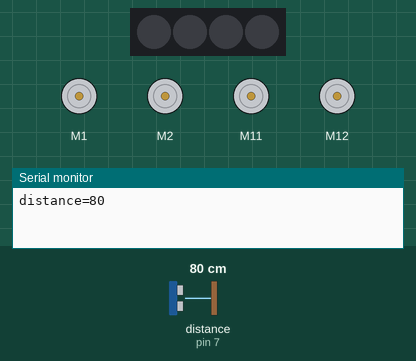
Recording of a sketch running on a simulated Arduino Uno, built with avr-gcc and run on an emulated ATmega328P. Shown: 4 × DC motor (green arrow = forward, orange = backward, longer = faster), 4 RGB LEDs in strip order, left to right, the last lines printed to the serial monitor. Inputs (shaded band) come from the test bench; at power-on: distance to the obstacle (sensor on pin 7) 80 cm. Dim RGB values are drawn brighter than linear.

Above: at 1.2 s.
1.3 s: distance to the obstacle (sensor on pin 7) set to 23 cm
3.2 s: distance to the obstacle (sensor on pin 7) set to 19 cm
At 4.2 s:
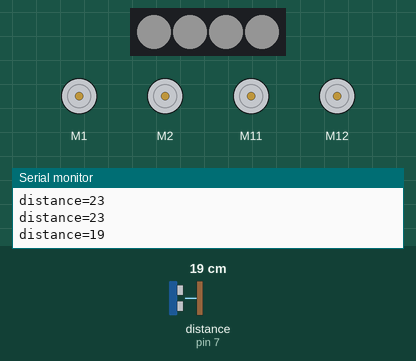
At 7.1 s:
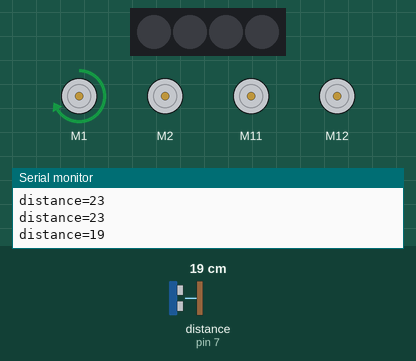
Timing chart, 0 to 12.2 s (numbered marks = the images above; inputs shaded):
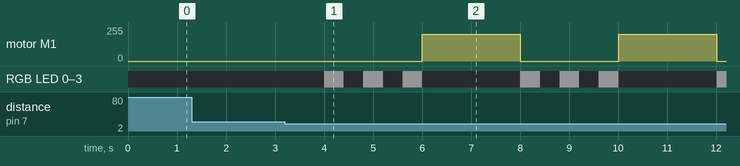

The sketch:

arduinoMindwave.ino
```cpp
#include "MeOrion.h"

//attachments
MeRGBLed led(PORT_3);
MeDCMotor Motor1(M1);
MeDCMotor Motor2(M2);
MeDCMotor Hand(PORT_1);
MeDCMotor Arm(PORT_2);
MeTemperature myTemp(PORT_8, SLOT2);
MeUltrasonicSensor ultraSensor(PORT_7); /* Ultrasonic module can ONLY be connected to port 3, 4, 6, 7, 8 of base shield. */

//DECLARE VARIALBLES

//messages from node
String input;

//robot arm
boolean handPosition = false;
int handSpeed = 200;

/*
//temperature
int tempTimer = 0;
int lastTempTimer = 0;
int tempDelta = 0;
*/

//ultrasonic sensor
int distanceTimer = 0;

int lastDistanceTimer = 0;
int distanceDelta = 0;

boolean distanceTooShort = false;

void setup()
{
Serial.begin(9600);
Serial.setTimeout(10);
}

void loop()
{
  //checkTemp(10000);
  checkDistance(1000);

  input = "";

  if(distanceTooShort)
  {
    //prevent the robot from hitting a wall!
    stopRobot();
    blinkLights(20, 20, 20);
    turnLeft();
    return;
  }

  if(Serial.available() > 0)
  {
      input = Serial.readStringUntil('\n');
  }

  //Serial.println(input); //for debugging only

  if(input == "stop")
  {
    blinkLights(20, 0, 0);
    stopRobot();
  }

  if(input == "circle")
  {
    blinkLights(20, 0, 20);
    circle();
  }

  if(input == "forward")
  {
    blinkLights(0, 20, 0);
    driveForward();
  }

  if(input == "backward")
  {
    blinkLights(20, 20, 0);
    driveBackward();
  }

  if(input == "left")
  {
    blinkLights(0, 20, 20);
    turnLeft();
  }

  if(input == "right")
  {
    blinkLights(0, 20, 20);
    turnRight();
  }

  if(input == "openHand")
  {
    blinkLights(20, 50, 20);
    openHand();
  }

  if(input == "closeHand")
  {
    blinkLights(50, 20, 20);
    closeHand();
  }

  if(input == "raiseArm")
  {
    blinkLights(40, 30, 20);
    raiseArm();
  }

  if(input == "lowerArm")
  {
    blinkLights(20, 30, 40);
    lowerArm();
  }

  if(input == "toggleHand")
  {
    blinkLights(30, 40, 20);
    //toggleHand();
    openHand();
    lowerArm();
    closeHand();
    raiseArm();
  }

  /* //this works but we can only receive/process so much data at once over the port *
  if(input.startsWith("attention="))
  {
    String withoutPrefix = input.substring(10);
    int attentionValue = withoutPrefix.toInt();
    led.setColorAt(0, attentionValue, 0, 0);
    led.show();
  }

  if(input.startsWith("meditation="))
  {
    String withoutPrefix = input.substring(11);
    int meditationValue = withoutPrefix.toInt();
    led.setColorAt(1, 0, 0, meditationValue);
    led.show();
  }
  /**/

  /* // this was testing with *
  if(input == "red")
  {
    setAllLights(20, 0, 0);
    Motor1.run(50);
    Motor2.run(50);
    return;
  }

  if(input == "green")
  {
    setAllLights(0, 20, 0);
    //HandAngle.run(-100);
    delay(1000);
    //HandAngle.stop();
    toggleHand();
    return;
  }

  if(input == "blue")
  {
    setAllLights(0, 0, 20);
    Motor1.run(50);
    Motor2.run(0);
    return;
  }

  if(input == "purple")
  {
    setAllLights(20, 20, 20);
    Motor1.run(50);
    Motor2.run(20);
    return;
  }

  if(input == "teal")
  {
    setAllLights(0, 20, 20);
    Motor1.stop();
    Motor2.stop();
    return;
  }

  if(input == "yellow")
  {
    setAllLights(20, 20, 0);
    return;
  }

  if(input == "white")
  {
    setAllLights(10, 10, 10);
    Motor1.stop();
    Motor2.stop();
    return;
  } else {
    setAllLights(0, 0, 0);
    Motor1.stop();
    Motor2.stop();
  }
  /**/
}

/*
void checkTemp(int interval)
{
  //write temperature about every 2 seconds
  tempTimer = millis();
  tempDelta = tempTimer-lastTempTimer;
  if(tempDelta >= interval) {
    String prefix = "temp=";
    int sensorValue = myTemp.temperature();
    Serial.println(prefix + sensorValue);
    lastTempTimer = tempTimer;
  }
}
*/

void checkDistance(int interval)
{
  distanceTimer = millis();
  distanceDelta = distanceTimer-lastDistanceTimer;
  if(distanceDelta >= interval) {
    String prefix = "distance=";
    int sensorValue = ultraSensor.distanceCm();
    Serial.println(prefix + sensorValue);
    lastDistanceTimer = distanceTimer;
    distanceTooShort = sensorValue > 0 && sensorValue <= 20;
  }
}

void setAllLights(int r, int g, int b)
{
    led.setColorAt(0, r, g, b);
    led.setColorAt(1, r, g, b);
    led.setColorAt(2, r, g, b);
    led.setColorAt(3, r, g, b);
    led.show();
}

void blinkLights(int r, int g, int b)
{
  setAllLights(r, g, b);
  delay(400);
  setAllLights(0, 0, 0);
  delay(400);
  setAllLights(r, g, b);
  delay(400);
  setAllLights(0, 0, 0);
  delay(400);
  setAllLights(r, g, b);
  delay(400);
  setAllLights(0, 0, 0);
}

void driveForward()
{
    Motor1.run(200);
    Motor2.run(200);
}

void driveBackward()
{
    Motor1.run(-200);
    Motor2.run(-200);
}

void circle()
{
    Motor1.run(150);
    Motor2.run(250);
}

void turnLeft()
{
    Motor2.stop();
    Motor1.run(200);
    delay(2000);
    Motor1.stop();
}

void turnRight()
{
    Motor1.stop();
    Motor2.run(200);
    delay(2000);
    Motor2.stop();
}

void stopRobot()
{
  Motor1.stop();
  Motor2.stop();
  Hand.stop();
  Arm.stop();
}

void raiseArm()
{
  Arm.run(-200);
  delay(2200);
  Arm.stop();
}

void lowerArm()
{
  Arm.run(200);
  delay(2000);
  Arm.stop();
}

void openHand()
{
  Hand.run(-handSpeed);
  delay(2000);
  Hand.stop();
}

void closeHand()
{
  Hand.run(handSpeed);
  delay(2000);
  Hand.stop();
}

void toggleHand()
{
  if(handPosition)
  {
    Hand.run(-handSpeed);
    delay(2000);
    Hand.stop();
    handPosition = !handPosition;
  } else {
    Hand.run(handSpeed);
    delay(2000);
    Hand.stop();
    handPosition = !handPosition;
  }
}
```

Measured:
- the behaviour switches between 21 and 20 cm on distance to the obstacle (sensor on pin 7) (found by bisection; images 0 and 1)
- after the input at 3.2 s, motor M1: alternates forward 200/255 for 2.0 s and stopped for 2.0 s, starting after 2.8 s; RGB LED 0–3: off → RGB(20, 20, 20) after 0.80 s, → off 0.40 s later, → RGB(20, 20, 20) 0.40 s later, → off 0.40 s later, … (13 changes in this stretch)
